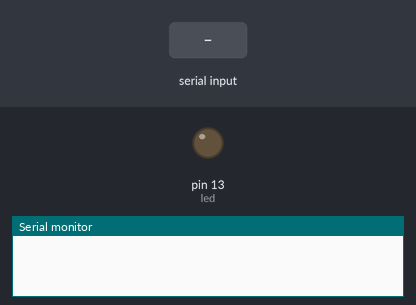
A sketch run on a simulated Arduino Uno, built with avr-gcc and run on an emulated ATmega328P. Parts: output pins drawn as LEDs (lit = HIGH), the last lines printed to the serial monitor. The inputs (shaded band) are chosen by the test bench.

Above: at 1.2 s.
1.3 s: "1" received over Serial
At 1.5 s:
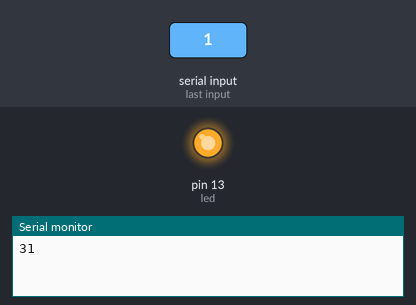
Timing chart, 0 to 4.3 s (numbered marks = the images above; inputs shaded):
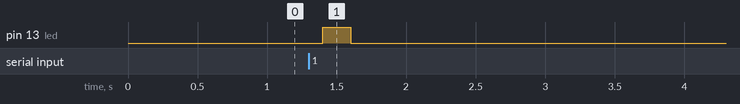

Measured:
- after the input at 1.3 s, pin 13 (led): LOW → HIGH after 0.10 s, → LOW 0.20 s later

The sketch:

arduino___rpi_tvhack.ino
```cpp
// percobaan pertama kode arduino gagal, gak hanya hardware nya, tapi juga software nya
// percobaan percobaan lain nya akan di uji pada kode ini

#include <IRremote.h>

#define led 13
const int RECV_PIN = 2;  // pin penerima inframerah
char raspberry_pi_info;
String decoded_resultes;
int data_need_tosend = 0;
IRsend irsend;
IRrecv irrecv(RECV_PIN);
decode_results results;

// pembuka serial
void setup() {
  Serial.begin(9600);
  // Serial.println(0x01); // if the arduino got restart, it would send the this line when it turn on again
  // Enable the IR Receiver
  irrecv.enableIRIn();
  pinMode(led, OUTPUT);
}
void loop() {
  if (irrecv.decode(&results)){
    // Print Code in HEX
        Serial.println(results.value, HEX);
        irrecv.resume();
  }
   if (Serial.available() > 0) { //detect the raspberry pi serial code
      // data_need_tosend = Serial.readStringUntil('\n'); // recive and read the data from raspberry pi
      // if (data_need_tosend[0] == "r"){
      // data_need_tosend[0] = '\0';
      // irsend.sendNEC(data_need_tosend, 32); // proses penyaerangan nya entar di tambahi kode hex nya lewat variabe
      // Serial.println(data_need_tosend);
      data_need_tosend = Serial.read();
      Serial.println(data_need_tosend, HEX);
      digitalWrite(led, HIGH);
      delay(200);
      digitalWrite(led, LOW);
   }

    // Add a small delay before repeating
    delay(200);
}
```
